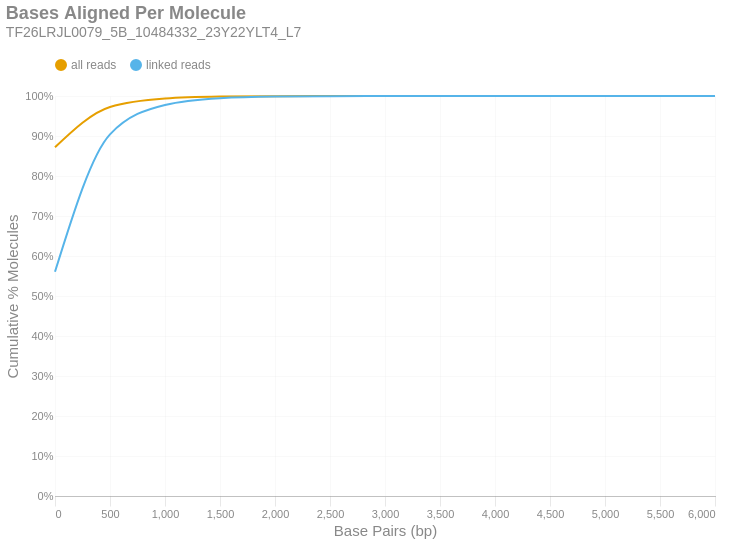

Notebook code for this chart:
### Markdown cell above
### Bases Aligned Per Molecule
This is a cumulative frequency distribution showing the number of base pairs aligned per unique molecule. These data are shown in 500 bp bins. There are two distributions: one with `all reads` (yellow) and another with only `linked reads` (blue). The percent of molecules in the `linked reads` distribution is relative to the total number of linked molecules.

### Code cell
if SKIPLR:
    print_html(f"Skipped")
else:
    binned_df = consolidated_hist(valids['aligned_bp'], mask, 500, True)
    with SafeRender(binned_df):
        (
            density_plot(binned_df, 'Bases Aligned Per Molecule', samplename, 'basesper')
            .encode(
                x=alt.X('bin:Q', title="Base Pairs (bp)").axis(tickMinStep=500).scale(padding=0),
                y=alt.Y('value:Q', title='Cumulative % Molecules')
                    .axis(format='%')
                    .scale(domain = [0,1])
                    .stack(False),
                color=alt.Color("key:N").scale(domain = ["all reads", "linked reads"]),
                tooltip = [
                    alt.Tooltip("key:N", title = "Data Type"),
                    alt.Tooltip("range_label:N", title="Bases Aligned Per Molecule"),
                    alt.Tooltip("value:Q", format = ".2%", title="% Molecules (Cum.)")
                ]
            )
        ).display()

### Figure 1 — Vega-Lite specification as saved in the notebook (floating-point values rounded to 4 significant figures)
{"width": "container", "height": 400, "config": {"title": {"anchor": "start", "dy": -15, "fontSize": 18, "color": "#888888", "subtitleColor": "#888888", "subtitleFontSize": 14}, "arc": {"fill": "#0072B2"}, "axis": {"domainColor": "#888888", "domainWidth": 0.5, "gridWidth": 0.2, "grid": false, "titleFontWeight": 400, "titleFontSize": 15, "labelFontSize": 11, "labelColor": "#888888", "tickColor": "#888888", "tickWidth": 0.2, "titleColor": "#888888"}, "axisBand": {"grid": false}, "axisX": {"grid": true, "tickSize": 10, "domainCap": "round"}, "axisY": {"domain": false, "grid": true, "tickSize": 0, "domainCap": "round"}, "background": "transparent", "header": {"labelFontSize": 15, "labelColor": "#888888", "titleFontSize": 15, "titleFontWeight": 600, "titleColor": "#888888"}, "legend": {"labelFont": "sans-serif", "labelFontSize": 12, "labelColor": "#888888", "symbolSize": 100, "symbolType": "circle", "titleFontSize": 12, "titlePadding": 10, "titleColor": "#888888", "title": null, "orient": "top"}, "range": {"category": ["#E69F00", "#56B4E9", "#009E73", "#F0E442", "#0072B2", "#D55E00", "#CC79A7", "#000000"], "diverging": ["#cfe8f3", "#a2d4ec", "#73bfe2", "#46abdb", "#1696d2", "#12719e"]}, "area": {"fill": "#0072B2", "fillOpacity": 0.7, "line": true, "strokeOpacity": 0.7}, "line": {"color": "#0072B2", "stroke": "#0072B2", "strokeWidth": 2}, "trail": {"color": "#0072B2", "stroke": "#0072B2", "strokeWidth": 0, "size": 1}, "point": {"filled": true, "fillOpacity": 1.0, "size": 95}, "text": {"color": "#888888", "fontSize": 11, "align": "right", "fontWeight": 400, "size": 11}, "bar": {"fill": "#0072B2", "stroke": null}, "view": {"stroke": null, "continuousWidth": 660, "continuousHeight": 400}}, "data": {"name": "data-44e7671076f578cc0f5a27f1f13212dd"}, "mark": {"type": "line", "interpolate": "monotone", "point": {"opacity": 0, "size": 275}}, "encoding": {"color": {"field": "key", "scale": {"domain": ["all reads", "linked reads"]}, "type": "nominal"}, "tooltip": [{"field": "key", "title": "Data Type", "type": "nominal"}, {"field": "range_label", "title": "Bases Aligned Per Molecule", "type": "nominal"}, {"field": "value", "format": ".2%", "title": "% Molecules (Cum.)", "type": "quantitative"}], "x": {"axis": {"tickMinStep": 500}, "field": "bin", "scale": {"padding": 0}, "title": "Base Pairs (bp)", "type": "quantitative"}, "y": {"axis": {"format": "%"}, "field": "value", "scale": {"domain": [0, 1]}, "stack": false, "title": "Cumulative % Molecules", "type": "quantitative"}}, "params": [{"name": "param_c36ac31b6afebe62", "select": {"type": "point", "fields": ["key"]}, "bind": "legend"}], "title": {"text": "Bases Aligned Per Molecule", "subtitle": "TF26LRJL0079_5B_10484332_23Y22YLT4_L7"}, "transform": [{"fold": ["all reads (cumsum)", "linked reads (cumsum)"]}, {"calculate": "replace(datum.key, ' (cumsum)', '')", "as": "key"}, {"filter": {"param": "param_c36ac31b6afebe62"}}], "usermeta": {"embedOptions": {"downloadFileName": "TF26LRJL0079_5B_10484332_23Y22YLT4_L7.basesper"}}, "$schema": "https://vega.github.io/schema/vega-lite/v6.4.1.json", "datasets": {"data-44e7671076f578cc0f5a27f1f13212dd": [{"bin": "0.0", "interval": "0.0-500.0", "all reads": 0.8718, "linked reads": 0.5605, "all reads (cumsum)": 0.8718, "linked reads (cumsum)": 0.5605, "range_label": "0-499"}, {"bin": "500.0", "interval": "500.0-1000.0", "all reads": 0.1007, "linked reads": 0.3436, "all reads (cumsum)": 0.9725, "linked reads (cumsum)": 0.9041, "range_label": "500-999"}, {"bin": "1000.0", "interval": "1000.0-1500.0", "all reads": 0.02114, "linked reads": 0.07359, "all reads (cumsum)": 0.9936, "linked reads (cumsum)": 0.9777, "range_label": "1000-1499"}, {"bin": "1500.0", "interval": "1500.0-2000.0", "all reads": 0.004852, "linked reads": 0.0169, "all reads (cumsum)": 0.9985, "linked reads (cumsum)": 0.9946, "range_label": "1500-1999"}, {"bin": "2000.0", "interval": "2000.0-2500.0", "all reads": 0.001206, "linked reads": 0.004202, "all reads (cumsum)": 0.9997, "linked reads (cumsum)": 0.9988, "range_label": "2000-2499"}, {"bin": "2500.0", "interval": "2500.0-3000.0", "all reads": 0.0002413, "linked reads": 0.0008405, "all reads (cumsum)": 0.9999, "linked reads (cumsum)": 0.9997, "range_label": "2500-2999"}, {"bin": "3000.0", "interval": "3000.0-3500.0", "all reads": 6.353e-05, "linked reads": 0.0002213, "all reads (cumsum)": 1.0, "linked reads (cumsum)": 0.9999, "range_label": "3000-3499"}, {"bin": "3500.0", "interval": "3500.0-4000.0", "all reads": 1.942e-05, "linked reads": 6.765e-05, "all reads (cumsum)": 1.0, "linked reads (cumsum)": 1.0, "range_label": "3500-3999"}, {"bin": "4000.0", "interval": "4000.0-4500.0", "all reads": 6.583e-06, "linked reads": 2.293e-05, "all reads (cumsum)": 1.0, "linked reads (cumsum)": 1.0, "range_label": "4000-4499"}, {"bin": "4500.0", "interval": "4500.0-5000.0", "all reads": 2.633e-06, "linked reads": 9.173e-06, "all reads (cumsum)": 1.0, "linked reads (cumsum)": 1.0, "range_label": "4500-4999"}, {"bin": "5000.0", "interval": "5000.0-5500.0", "all reads": 6.583e-07, "linked reads": 2.293e-06, "all reads (cumsum)": 1.0, "linked reads (cumsum)": 1.0, "range_label": "5000-5499"}, {"bin": "5500.0", "interval": "5500.0-6000.0", "all reads": 3.292e-07, "linked reads": 1.147e-06, "all reads (cumsum)": 1.0, "linked reads (cumsum)": 1.0, "range_label": "5500-5999"}, {"bin": "6000.0", "interval": "6000.0-6500.0", "all reads": 3.292e-07, "linked reads": 1.147e-06, "all reads (cumsum)": 1.0, "linked reads (cumsum)": 1.0, "range_label": "6000-6499"}]}}
